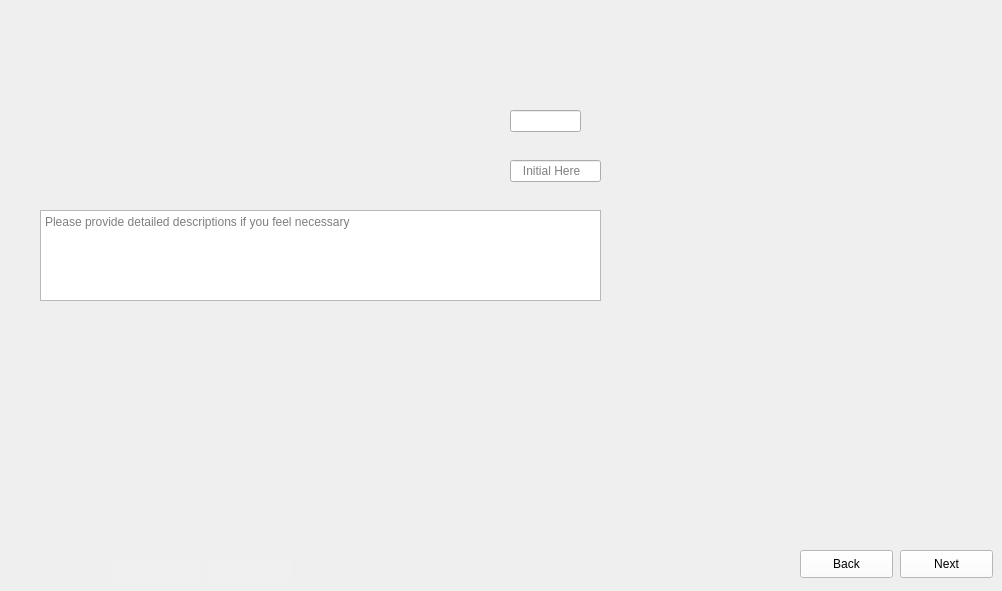
      <widget class="QWidget" name="PreLap_First_Epoxy_Fill_1">
       <property name="maximumSize">
        <size>
         <width>1024</width>
         <height>600</height>
        </size>
       </property>
       <property name="styleSheet">
        <string notr="true">border-image: url(:/images/images/Pre_Lap_First_Epoxy_Fill_1.png);</string>
       </property>
       <widget class="QLineEdit" name="PreLap_First_Epoxy_Fill_1_Data1">
        <property name="geometry">
         <rect>
          <x>510</x>
          <y>110</y>
          <width>71</width>
          <height>22</height>
         </rect>
        </property>
        <property name="styleSheet">
         <string notr="true">border-image:None;</string>
        </property>
       </widget>
       <widget class="QLineEdit" name="PreLap_First_Epoxy_Fill_1_Data0">
        <property name="geometry">
         <rect>
          <x>510</x>
          <y>160</y>
          <width>91</width>
          <height>22</height>
         </rect>
        </property>
        <property name="styleSheet">
         <string notr="true">border-image:None;</string>
        </property>
        <property name="placeholderText">
         <string>   Initial Here</string>
        </property>
       </widget>
       <widget class="QTextEdit" name="PreLap_First_Epoxy_Fill_1_Comments">
        <property name="geometry">
         <rect>
          <x>40</x>
          <y>210</y>
          <width>561</width>
          <height>91</height>
         </rect>
        </property>
        <property name="styleSheet">
         <string notr="true">border-image:None;</string>
        </property>
        <property name="placeholderText">
         <string>Please provide detailed descriptions if you feel necessary </string>
        </property>
       </widget>
       <widget class="QLineEdit" name="PreLap_First_Epoxy_Fill_1_Initials">
        <property name="geometry">
         <rect>
          <x>210</x>
          <y>560</y>
          <width>81</width>
          <height>22</height>
         </rect>
        </property>
        <property name="styleSheet">
         <string notr="true">QLineEdit{
background-color: rgb(240, 240, 240);
border: none;
border-image:None;
}</string>
        </property>
       </widget>
       <widget class="QLineEdit" name="PreLap_First_Epoxy_Fill_1_Dates">
        <property name="geometry">
         <rect>
          <x>110</x>
          <y>560</y>
          <width>91</width>
          <height>22</height>
         </rect>
        </property>
        <property name="styleSheet">
         <string notr="true">QLineEdit{
background-color: rgb(240, 240, 240);
border: none;
border-image:None;
}</string>
        </property>
       </widget>
       <widget class="QPushButton" name="PreLap_First_Epoxy_Fill_1_Next">
        <property name="geometry">
         <rect>
          <x>900</x>
          <y>550</y>
          <width>93</width>
          <height>28</height>
         </rect>
        </property>
        <property name="styleSheet">
         <string notr="true">QPushButton{
background-color: rgb(255, 255, 255);
height: 35px;
border-image:None;
}
QPushButton::hover{
background-color: rgb(0, 0, 255);
}
QPushButton:pressed{
padding-top:7px;
padding-top:7px;
}</string>
        </property>
        <property name="text">
         <string>Next</string>
        </property>
       </widget>
       <widget class="QPushButton" name="PreLap_First_Epoxy_Fill_1_Back">
        <property name="geometry">
         <rect>
          <x>800</x>
          <y>550</y>
          <width>93</width>
          <height>28</height>
         </rect>
        </property>
        <property name="styleSheet">
         <string notr="true">QPushButton{
background-color: rgb(255, 255, 255);
height: 35px;
border-image:None;
}
QPushButton::hover{
background-color: rgb(0, 0, 255);
}
QPushButton:pressed{
padding-top:7px;
padding-top:7px;
}</string>
        </property>
        <property name="text">
         <string>Back</string>
        </property>
       </widget>
      </widget>
